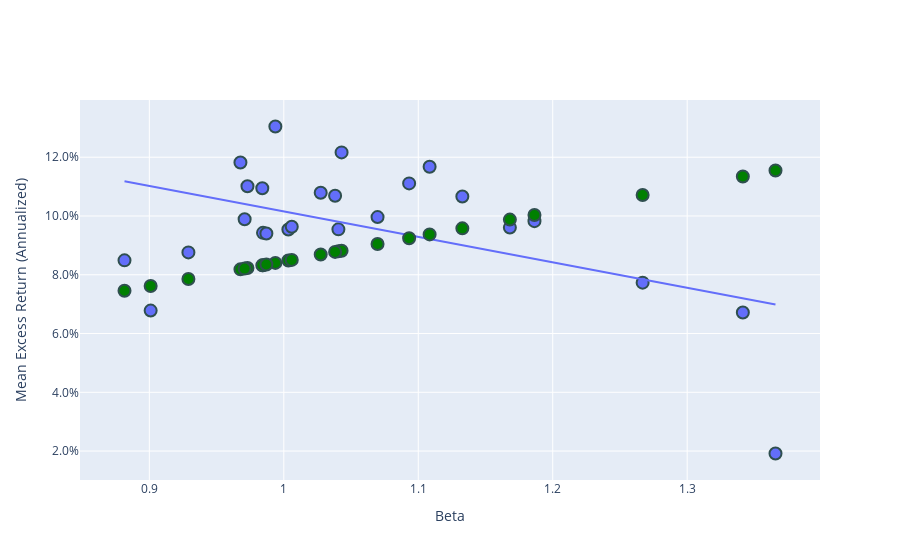

Write notebook code for a chart like this one.
### Markdown cell above
# FIGURE (SML)

### Code cell
regr['port'] = mns.index
fig1 = px.scatter(
    regr,
    x="beta",
    y="empirical",
    hover_name="port",
    trendline="ols",
)
fig1.update_traces(
    marker=dict(size=12, line=dict(width=2, color="DarkSlateGrey")),
    selector=dict(mode="markers"),
)

fig2 = px.scatter(regr, x="beta", y="theoretical", hover_name="port")
fig2.update_traces(
    marker=dict(size=12, color='green', line=dict(width=2, color="DarkSlateGrey")),
    selector=dict(mode="markers"),
)
fig = go.Figure(data=fig1.data + fig2.data)


fig.layout.xaxis["title"] = "Beta"
fig.layout.yaxis["title"] = "Mean Excess Return (Annualized)"
fig.update_yaxes(tickformat=".1%")
fig.update_xaxes(tickformat=".2")
fig.show()

### Figure 1 — Plotly figure (JSON) as saved in the notebook; plotly's stock layout.template omitted (floating-point values rounded to 4 significant figures)
{"data": [{"hovertemplate": "<b>%{hovertext}</b><br><br>beta=%{x}<br>empirical=%{y}<extra></extra>", "hovertext": ["ME1-BM1", "ME1-BM2", "ME1-BM3", "ME1-BM4", "ME1-BM5", "ME2-BM1", "ME2-BM2", "ME2-BM3", "ME2-BM4", "ME2-BM5", "ME3-BM1", "ME3-BM2", "ME3-BM3", "ME3-BM4", "ME3-BM5", "ME4-BM1", "ME4-BM2", "ME4-BM3", "ME4-BM4", "ME4-BM5", "ME5-BM1", "ME5-BM2", "ME5-BM3", "ME5-BM4", "ME5-BM5"], "legendgroup": "", "marker": {"color": "#636efa", "line": {"color": "DarkSlateGrey", "width": 2}, "size": 12, "symbol": "circle"}, "mode": "markers", "name": "", "orientation": "v", "showlegend": false, "type": "scatter", "x": [1.366, 1.168, 1.041, 0.9678, 0.9937, 1.341, 1.133, 1.027, 0.973, 1.108, 1.267, 1.093, 0.9845, 0.984, 1.043, 1.186, 1.07, 1.003, 0.9709, 1.038, 0.9871, 0.9291, 0.8815, 0.901, 1.006], "xaxis": "x", "y": [0.01917, 0.09606, 0.09546, 0.1182, 0.1305, 0.06717, 0.1066, 0.1079, 0.1101, 0.1168, 0.07731, 0.1111, 0.09426, 0.1094, 0.1216, 0.09825, 0.09963, 0.0954, 0.09891, 0.1069, 0.09405, 0.08761, 0.08491, 0.06781, 0.09634], "yaxis": "y"}, {"hovertemplate": "<b>OLS trendline</b><br>empirical = -0.0866016 * beta + 0.188131<br>R<sup>2</sup>=0.240337<br><br>beta=%{x}<br>empirical=%{y} <b>(trend)</b><extra></extra>", "legendgroup": "", "marker": {"color": "#636efa", "symbol": "circle"}, "mode": "lines", "name": "", "showlegend": false, "type": "scatter", "x": [0.8815, 0.901, 0.9291, 0.9678, 0.9709, 0.973, 0.984, 0.9845, 0.9871, 0.9937, 1.003, 1.006, 1.027, 1.038, 1.041, 1.043, 1.07, 1.093, 1.108, 1.133, 1.168, 1.186, 1.267, 1.341, 1.366], "xaxis": "x", "y": [0.1118, 0.1101, 0.1077, 0.1043, 0.1041, 0.1039, 0.1029, 0.1029, 0.1027, 0.1021, 0.1012, 0.101, 0.09915, 0.09823, 0.09801, 0.09781, 0.09549, 0.09346, 0.09214, 0.09003, 0.08697, 0.08538, 0.07842, 0.07196, 0.06986], "yaxis": "y"}, {"hovertemplate": "<b>%{hovertext}</b><br><br>beta=%{x}<br>theoretical=%{y}<extra></extra>", "hovertext": ["ME1-BM1", "ME1-BM2", "ME1-BM3", "ME1-BM4", "ME1-BM5", "ME2-BM1", "ME2-BM2", "ME2-BM3", "ME2-BM4", "ME2-BM5", "ME3-BM1", "ME3-BM2", "ME3-BM3", "ME3-BM4", "ME3-BM5", "ME4-BM1", "ME4-BM2", "ME4-BM3", "ME4-BM4", "ME4-BM5", "ME5-BM1", "ME5-BM2", "ME5-BM3", "ME5-BM4", "ME5-BM5"], "legendgroup": "", "marker": {"color": "green", "line": {"color": "DarkSlateGrey", "width": 2}, "size": 12, "symbol": "circle"}, "mode": "markers", "name": "", "orientation": "v", "showlegend": false, "type": "scatter", "x": [1.366, 1.168, 1.041, 0.9678, 0.9937, 1.341, 1.133, 1.027, 0.973, 1.108, 1.267, 1.093, 0.9845, 0.984, 1.043, 1.186, 1.07, 1.003, 0.9709, 1.038, 0.9871, 0.9291, 0.8815, 0.901, 1.006], "xaxis": "x", "y": [0.1155, 0.09878, 0.088, 0.08184, 0.08403, 0.1134, 0.09579, 0.08688, 0.08228, 0.09373, 0.1071, 0.09244, 0.08325, 0.08321, 0.0882, 0.1003, 0.09046, 0.08485, 0.0821, 0.08779, 0.08347, 0.07856, 0.07454, 0.07619, 0.08506], "yaxis": "y"}], "layout": {"xaxis": {"tickformat": ".2", "title": {"text": "Beta"}}, "yaxis": {"tickformat": ".1%", "title": {"text": "Mean Excess Return (Annualized)"}}}}
